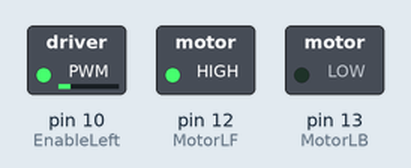
Recording of a sketch running on a simulated Arduino Uno, built with avr-gcc and run on an emulated ATmega328P. On the bench: switched loads named in the sketch (green lamp = pin HIGH).

Above: at 0.05 s.
At 3.8 s:
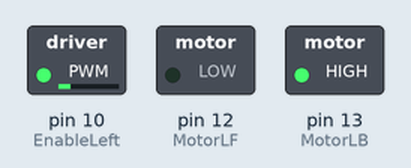
At 7.45 s:
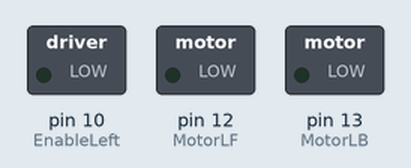
Timing chart, 0 to 9.8 s (numbered marks = the images above):
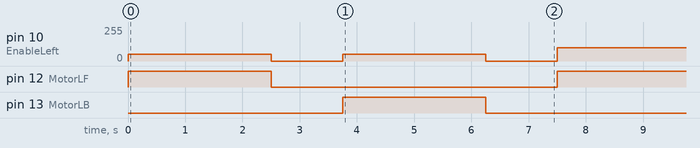

Measured:
- by itself, pin 12 (MotorLF), pin 13 (MotorLB): alternates HIGH for 2.5 s and LOW for 5.0 s

The sketch:

Prueba.ino
```cpp
const byte EnableLeft = 10;  // Enable Pin for left motor

const byte MotorLF = 12;   // Control pin Forward for left motor
const byte MotorLB = 13;   // Control pin Backward for left motor

const int  NORMAL_SPEED = 100;
const int  LOW_SPEED	= 50;
const int  HIGH_SPEED	= 255;
const int  DELAY		= 2500;

int Speed;
int count = 0;
////////////////////////////////////////////////////////////////////////
//
//									SETUP
//
////////////////////////////////////////////////////////////////////////
void setup()
{
	//lets just focus on left motor
	pinMode(EnableLeft, OUTPUT);
	pinMode(MotorLF, OUTPUT);
	pinMode(MotorLB, OUTPUT);
	Speed = LOW_SPEED;
}

////////////////////////////////////////////////////////////////////////
//
//									LOOP
//
////////////////////////////////////////////////////////////////////////
void loop()
{
	//move forward
	digitalWrite(MotorLF, HIGH);
	digitalWrite(MotorLB, LOW);
	analogWrite(EnableLeft, Speed);
	delay(DELAY);

	//wait a little not moving
	digitalWrite(MotorLF, LOW);
	digitalWrite(MotorLB, LOW);
	analogWrite(EnableLeft, 0);
	analogWrite(EnableLeft, 0);
	delay(DELAY/2);

	//then move backwards
	digitalWrite(MotorLF, LOW);
	digitalWrite(MotorLB, HIGH);
	analogWrite(EnableLeft, Speed);
	delay(DELAY);

	//wait a little not moving again and repeat
	digitalWrite(MotorLF, LOW);
	digitalWrite(MotorLB, LOW);
	analogWrite(EnableLeft, 0);
	delay(DELAY/2);

  //incremento velocidades para descartar que el motor no se mueve por velocidad baja.
  if(Speed == 255)
  {
    Speed = 50;
  }
  else
  {
    Speed+=50;
  }
  if(Speed > 255)
  {
    Speed = 255;
  }
}
```
